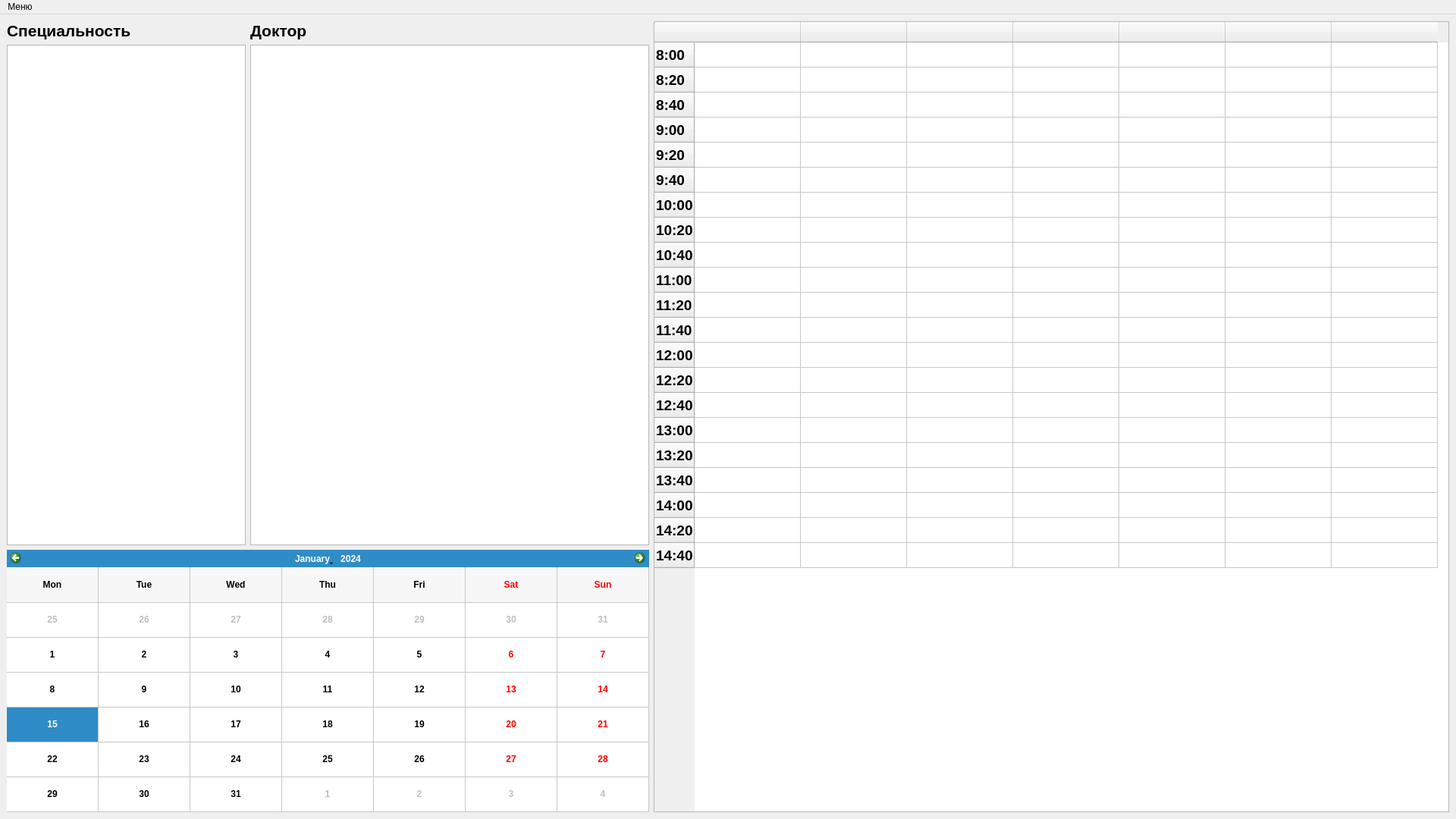
<?xml version="1.0" encoding="UTF-8"?>
<ui version="4.0">
 <class>MainWindow</class>
 <widget class="QMainWindow" name="MainWindow">
  <property name="geometry">
   <rect>
    <x>0</x>
    <y>0</y>
    <width>1920</width>
    <height>1080</height>
   </rect>
  </property>
  <property name="sizePolicy">
   <sizepolicy hsizetype="Expanding" vsizetype="Expanding">
    <horstretch>16</horstretch>
    <verstretch>9</verstretch>
   </sizepolicy>
  </property>
  <property name="sizeIncrement">
   <size>
    <width>16</width>
    <height>9</height>
   </size>
  </property>
  <property name="baseSize">
   <size>
    <width>16</width>
    <height>9</height>
   </size>
  </property>
  <property name="windowTitle">
   <string>Doctor's shedule</string>
  </property>
  <widget class="QWidget" name="centralwidget">
   <layout class="QHBoxLayout" name="horizontalLayout_2">
    <item>
     <layout class="QVBoxLayout" name="verticalLayout_3" stretch="10,5">
      <item>
       <layout class="QHBoxLayout" name="horizontalLayout" stretch="6,10">
        <item>
         <layout class="QVBoxLayout" name="verticalLayout_2">
          <item>
           <widget class="QLabel" name="label">
            <property name="font">
             <font>
              <pointsize>16</pointsize>
              <bold>true</bold>
             </font>
            </property>
            <property name="text">
             <string>Специальность</string>
            </property>
           </widget>
          </item>
          <item>
           <widget class="QListWidget" name="doctors_table">
            <property name="font">
             <font>
              <pointsize>14</pointsize>
             </font>
            </property>
            <property name="styleSheet">
             <string notr="true"/>
            </property>
            <property name="verticalScrollBarPolicy">
             <enum>Qt::ScrollBarAsNeeded</enum>
            </property>
            <property name="editTriggers">
             <set>QAbstractItemView::NoEditTriggers</set>
            </property>
            <property name="viewMode">
             <enum>QListView::ListMode</enum>
            </property>
           </widget>
          </item>
         </layout>
        </item>
        <item>
         <layout class="QVBoxLayout" name="verticalLayout">
          <item>
           <widget class="QLabel" name="label_2">
            <property name="font">
             <font>
              <pointsize>16</pointsize>
              <bold>true</bold>
             </font>
            </property>
            <property name="text">
             <string>Доктор</string>
            </property>
           </widget>
          </item>
          <item>
           <widget class="QListWidget" name="surnames_table">
            <property name="font">
             <font>
              <pointsize>14</pointsize>
             </font>
            </property>
           </widget>
          </item>
         </layout>
        </item>
       </layout>
      </item>
      <item>
       <widget class="QCalendarWidget" name="calendarWidget">
        <property name="font">
         <font>
          <bold>true</bold>
         </font>
        </property>
        <property name="gridVisible">
         <bool>true</bool>
        </property>
        <property name="selectionMode">
         <enum>QCalendarWidget::NoSelection</enum>
        </property>
        <property name="horizontalHeaderFormat">
         <enum>QCalendarWidget::ShortDayNames</enum>
        </property>
        <property name="verticalHeaderFormat">
         <enum>QCalendarWidget::NoVerticalHeader</enum>
        </property>
        <property name="navigationBarVisible">
         <bool>true</bool>
        </property>
        <property name="dateEditEnabled">
         <bool>false</bool>
        </property>
       </widget>
      </item>
     </layout>
    </item>
    <item>
     <widget class="QTableWidget" name="shedule">
      <property name="font">
       <font>
        <pointsize>14</pointsize>
        <bold>true</bold>
       </font>
      </property>
      <property name="sizeAdjustPolicy">
       <enum>QAbstractScrollArea::AdjustToContents</enum>
      </property>
      <attribute name="horizontalHeaderCascadingSectionResizes">
       <bool>true</bool>
      </attribute>
      <attribute name="horizontalHeaderDefaultSectionSize">
       <number>140</number>
      </attribute>
      <attribute name="verticalHeaderVisible">
       <bool>true</bool>
      </attribute>
      <attribute name="verticalHeaderCascadingSectionResizes">
       <bool>true</bool>
      </attribute>
      <attribute name="verticalHeaderMinimumSectionSize">
       <number>24</number>
      </attribute>
      <attribute name="verticalHeaderDefaultSectionSize">
       <number>33</number>
      </attribute>
      <attribute name="verticalHeaderStretchLastSection">
       <bool>false</bool>
      </attribute>
      <row>
       <property name="text">
        <string>8:00</string>
       </property>
      </row>
      <row>
       <property name="text">
        <string>8:20</string>
       </property>
      </row>
      <row>
       <property name="text">
        <string>8:40</string>
       </property>
      </row>
      <row>
       <property name="text">
        <string>9:00</string>
       </property>
      </row>
      <row>
       <property name="text">
        <string>9:20</string>
       </property>
      </row>
      <row>
       <property name="text">
        <string>9:40</string>
       </property>
      </row>
      <row>
       <property name="text">
        <string>10:00</string>
       </property>
      </row>
      <row>
       <property name="text">
        <string>10:20</string>
       </property>
      </row>
      <row>
       <property name="text">
        <string>10:40</string>
       </property>
      </row>
      <row>
       <property name="text">
        <string>11:00</string>
       </property>
      </row>
      <row>
       <property name="text">
        <string>11:20</string>
       </property>
      </row>
      <row>
       <property name="text">
        <string>11:40</string>
       </property>
      </row>
      <row>
       <property name="text">
        <string>12:00</string>
       </property>
      </row>
      <row>
       <property name="text">
        <string>12:20</string>
       </property>
      </row>
      <row>
       <property name="text">
        <string>12:40</string>
       </property>
      </row>
      <row>
       <property name="text">
        <string>13:00</string>
       </property>
      </row>
      <row>
       <property name="text">
        <string>13:20</string>
       </property>
      </row>
      <row>
       <property name="text">
        <string>13:40</string>
       </property>
      </row>
      <row>
       <property name="text">
        <string>14:00</string>
       </property>
      </row>
      <row>
       <property name="text">
        <string>14:20</string>
       </property>
      </row>
      <row>
       <property name="text">
        <string>14:40</string>
       </property>
      </row>
      <column>
       <property name="text">
        <string/>
       </property>
      </column>
      <column>
       <property name="text">
        <string/>
       </property>
      </column>
      <column>
       <property name="text">
        <string/>
       </property>
      </column>
      <column>
       <property name="text">
        <string/>
       </property>
      </column>
      <column>
       <property name="text">
        <string/>
       </property>
      </column>
      <column>
       <property name="text">
        <string/>
       </property>
      </column>
      <column>
       <property name="text">
        <string/>
       </property>
      </column>
     </widget>
    </item>
   </layout>
  </widget>
  <widget class="QMenuBar" name="menuBar">
   <property name="geometry">
    <rect>
     <x>0</x>
     <y>0</y>
     <width>1920</width>
     <height>22</height>
    </rect>
   </property>
   <widget class="QMenu" name="menu">
    <property name="title">
     <string>Меню</string>
    </property>
    <property name="separatorsCollapsible">
     <bool>false</bool>
    </property>
    <addaction name="register_patient"/>
    <addaction name="add_patient_menu"/>
    <addaction name="remove_patient_menu"/>
    <addaction name="add_doctor_menu"/>
    <addaction name="edit_doc_menu"/>
    <addaction name="remove_doctor_menu"/>
   </widget>
   <addaction name="menu"/>
  </widget>
  <action name="add_doctor_menu">
   <property name="text">
    <string>Добавить врача</string>
   </property>
  </action>
  <action name="add_patient_menu">
   <property name="text">
    <string>Добавить запись</string>
   </property>
  </action>
  <action name="remove_doctor_menu">
   <property name="text">
    <string>Удалить врача</string>
   </property>
  </action>
  <action name="remove_patient_menu">
   <property name="text">
    <string>Удалить запись</string>
   </property>
  </action>
  <action name="edit_doc_menu">
   <property name="text">
    <string>Редактировать врача</string>
   </property>
  </action>
  <action name="register_patient">
   <property name="text">
    <string>Зарегистрировать пациента</string>
   </property>
  </action>
 </widget>
 <resources/>
 <connections/>
</ui>
